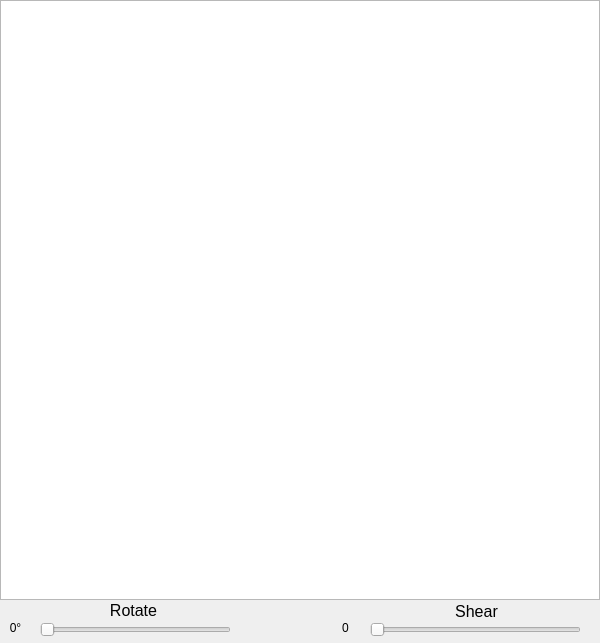
<?xml version="1.0" encoding="UTF-8"?>
<ui version="4.0">
 <class>MainWindow</class>
 <widget class="QMainWindow" name="MainWindow">
  <property name="geometry">
   <rect>
    <x>0</x>
    <y>0</y>
    <width>600</width>
    <height>643</height>
   </rect>
  </property>
  <property name="minimumSize">
   <size>
    <width>600</width>
    <height>643</height>
   </size>
  </property>
  <property name="maximumSize">
   <size>
    <width>600</width>
    <height>643</height>
   </size>
  </property>
  <property name="windowTitle">
   <string>MainWindow</string>
  </property>
  <widget class="QWidget" name="centralWidget">
   <widget class="QGraphicsView" name="graphicsView">
    <property name="geometry">
     <rect>
      <x>0</x>
      <y>0</y>
      <width>600</width>
      <height>600</height>
     </rect>
    </property>
   </widget>
   <widget class="QSlider" name="AngleSlider">
    <property name="geometry">
     <rect>
      <x>40</x>
      <y>620</y>
      <width>191</width>
      <height>19</height>
     </rect>
    </property>
    <property name="maximum">
     <number>360</number>
    </property>
    <property name="orientation">
     <enum>Qt::Horizontal</enum>
    </property>
   </widget>
   <widget class="QLabel" name="AngleLabel">
    <property name="geometry">
     <rect>
      <x>0</x>
      <y>620</y>
      <width>31</width>
      <height>16</height>
     </rect>
    </property>
    <property name="text">
     <string>0°</string>
    </property>
    <property name="alignment">
     <set>Qt::AlignCenter</set>
    </property>
   </widget>
   <widget class="QSlider" name="ShearSlider">
    <property name="geometry">
     <rect>
      <x>370</x>
      <y>620</y>
      <width>211</width>
      <height>19</height>
     </rect>
    </property>
    <property name="maximum">
     <number>100</number>
    </property>
    <property name="orientation">
     <enum>Qt::Horizontal</enum>
    </property>
   </widget>
   <widget class="QLabel" name="ShearLabel">
    <property name="geometry">
     <rect>
      <x>330</x>
      <y>620</y>
      <width>31</width>
      <height>16</height>
     </rect>
    </property>
    <property name="text">
     <string>0</string>
    </property>
    <property name="alignment">
     <set>Qt::AlignCenter</set>
    </property>
   </widget>
   <widget class="QLabel" name="Mouse">
    <property name="geometry">
     <rect>
      <x>250</x>
      <y>620</y>
      <width>71</width>
      <height>21</height>
     </rect>
    </property>
    <property name="text">
     <string/>
    </property>
    <property name="pixmap">
     <pixmap resource="res.qrc">:/small_mouse.png</pixmap>
    </property>
    <property name="scaledContents">
     <bool>true</bool>
    </property>
   </widget>
   <widget class="QLabel" name="Rotate">
    <property name="geometry">
     <rect>
      <x>110</x>
      <y>600</y>
      <width>47</width>
      <height>20</height>
     </rect>
    </property>
    <property name="font">
     <font>
      <pointsize>12</pointsize>
     </font>
    </property>
    <property name="text">
     <string>Rotate</string>
    </property>
    <property name="alignment">
     <set>Qt::AlignCenter</set>
    </property>
   </widget>
   <widget class="QLabel" name="Shear">
    <property name="geometry">
     <rect>
      <x>446</x>
      <y>601</y>
      <width>61</width>
      <height>20</height>
     </rect>
    </property>
    <property name="font">
     <font>
      <pointsize>12</pointsize>
     </font>
    </property>
    <property name="text">
     <string>Shear</string>
    </property>
    <property name="alignment">
     <set>Qt::AlignCenter</set>
    </property>
   </widget>
  </widget>
 </widget>
 <layoutdefault spacing="6" margin="11"/>
 <resources>
  <include location="res.qrc"/>
 </resources>
 <connections/>
</ui>
